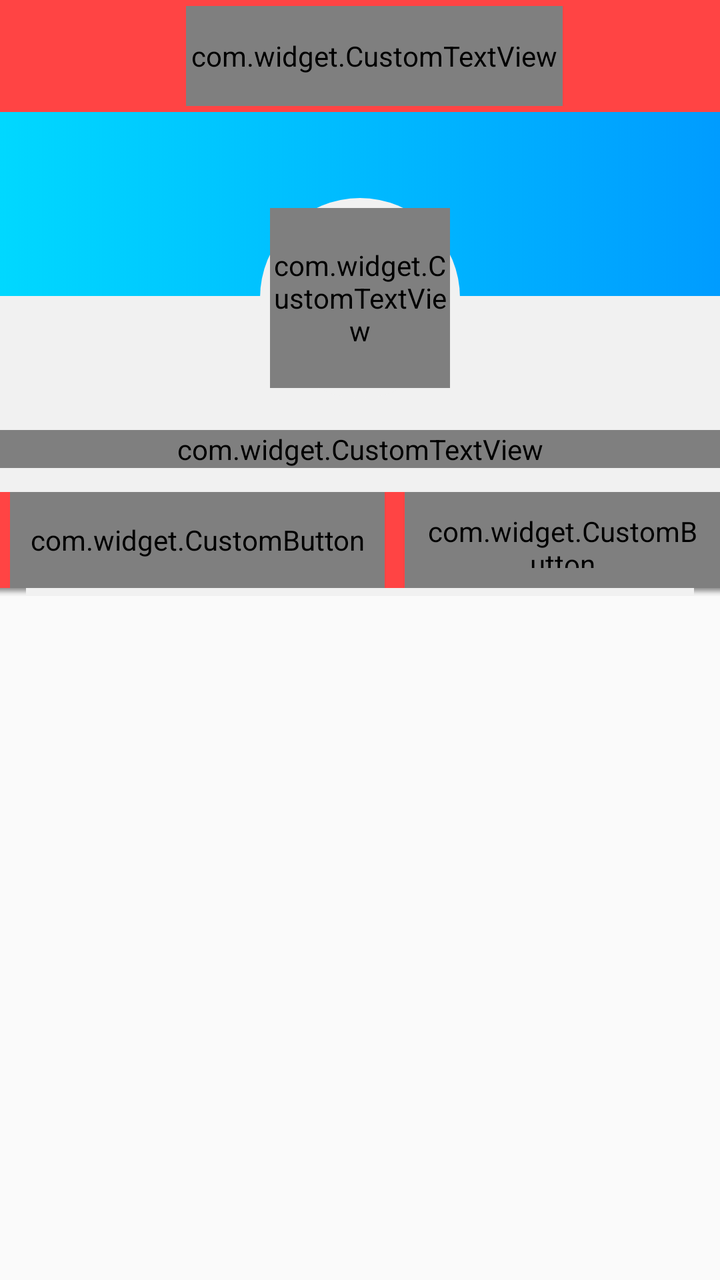
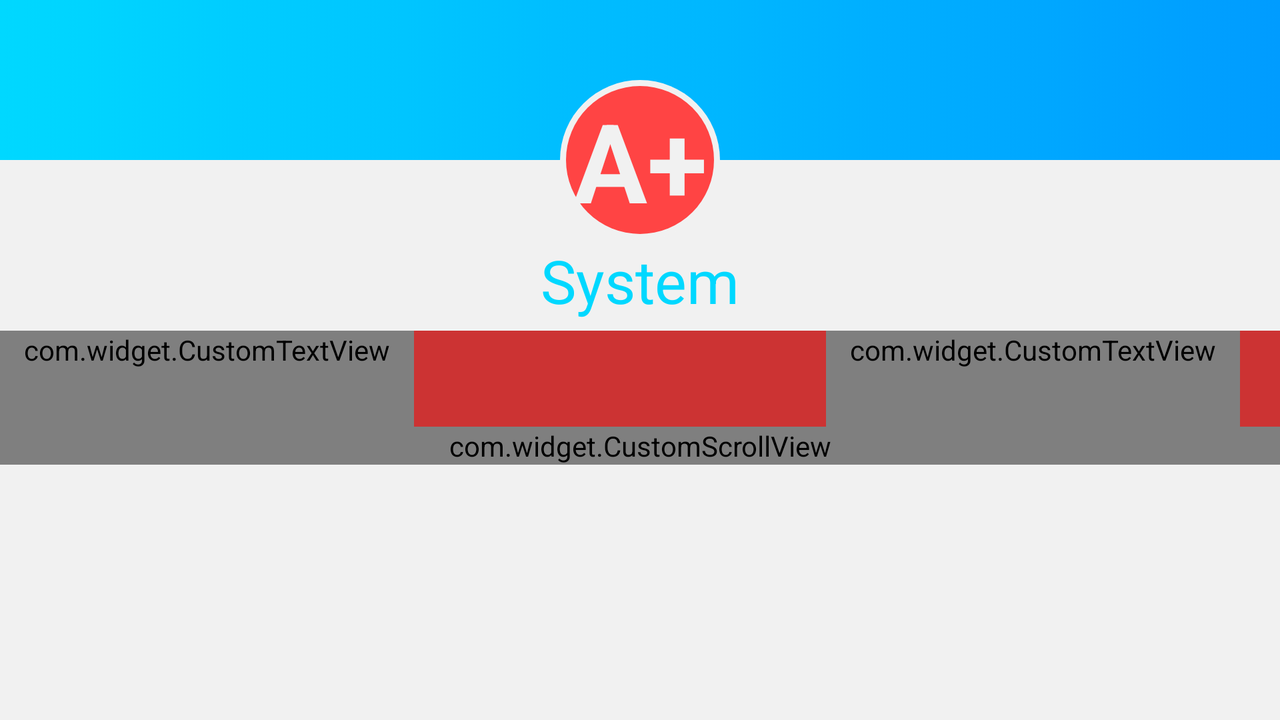

Two renders of one Android screen. The first uses the default layout on a phone; the second uses the alternative layout the repository ships for a different screen configuration, on a matching device. The two XML files are below.
<!-- AndroidManifest.xml: application theme AppTheme -->
<!-- res/layout/fragment_profile.xml -->
<?xml version="1.0" encoding="utf-8"?>
<FrameLayout xmlns:android="http://schemas.android.com/apk/res/android"
    xmlns:app="http://schemas.android.com/apk/res-auto"
    android:layout_width="match_parent"
    android:layout_height="match_parent">

    <RelativeLayout
        android:id="@+id/pager"
        android:layout_width="match_parent"
        android:layout_height="match_parent">

        <ViewSwitcher
            android:id="@+id/view_switcher"
            android:layout_width="fill_parent"
            android:layout_height="wrap_content">

            <ListView
                android:id="@+id/listView"
                android:layout_width="fill_parent"
                android:layout_height="wrap_content"
                android:layout_marginBottom="5dip"
                android:layout_marginLeft="5dip"
                android:layout_marginRight="5dip"
                android:layout_marginTop="5dip"
                android:background="@drawable/panel"
                android:divider="@null"
                android:listSelector="@android:color/transparent"
                android:scrollbars="none" />

            <GridView
                android:id="@+id/grid_view"
                android:layout_width="fill_parent"
                android:layout_height="fill_parent"
                android:columnWidth="90dp"
                android:gravity="center"
                android:horizontalSpacing="0dip"
                android:numColumns="2"
                android:stretchMode="columnWidth"
                android:verticalSpacing="2.5dip" />
        </ViewSwitcher>
    </RelativeLayout>

    <FrameLayout
        android:id="@+id/header"
        android:layout_width="match_parent"
        android:layout_height="@dimen/header_height">

        <ImageView
            android:id="@+id/header_picture"
            android:layout_width="match_parent"
            android:layout_height="match_parent"
            android:src="@drawable/gradient_background"
            android:layout_marginBottom="10dip" />


        <RelativeLayout
            android:layout_width="match_parent"
            android:layout_height="150dip"
            android:layout_gravity="bottom"
            android:background="#f1f1f1">

        <ImageView
                android:layout_width="match_parent"
                android:layout_height="48dip"
                android:layout_alignParentBottom="true"
                android:layout_gravity="bottom"
                android:background="@drawable/tab_background" />
        </RelativeLayout>

        <com.widget.CustomTextView
            android:id="@+id/username"
            android:layout_width="fill_parent"
            android:layout_height="wrap_content"
            android:layout_alignParentBottom="true"
            android:layout_centerHorizontal="true"
            android:layout_centerVertical="true"
            android:layout_marginTop="215dip"
            android:gravity="center"
            android:text="@string/dummy_name"
            android:textColor="#2e2e2e"
            android:textSize="25sp"
            app:font="MuseoSansRounded-700.otf" />
    </FrameLayout>

    <RelativeLayout
        android:layout_width="fill_parent"
        android:layout_height="@dimen/header_height"
        android:orientation="horizontal">

        <LinearLayout
            android:id="@+id/actionbar"
            android:layout_width="fill_parent"
            android:layout_height="@dimen/abc_action_bar_default_height_material"
            android:background="@color/holo_red_light">

            <ImageView
                android:layout_width="38dip"
                android:layout_height="fill_parent"
                android:layout_gravity="center"
                android:visibility="visible" />

            <LinearLayout
                android:id="@+id/header_logos"
                android:layout_width="42dip"
                android:layout_height="42dip"
                android:layout_gravity="center"
                android:layout_marginBottom="10dip"
                android:layout_marginLeft="10dip"
                android:layout_marginTop="10dip"
                android:background="@drawable/white_background"
                android:visibility="invisible">


                <com.widget.CustomTextView
                    android:layout_width="fill_parent"
                    android:layout_height="fill_parent"
                    android:layout_margin="3dip"
                    android:background="@drawable/blood_avatar"
                    android:gravity="center"
                    android:text="A+"
                    app:font="MuseoSansRounded-700.otf" />
            </LinearLayout>

            <com.widget.CustomTextView
                android:id="@+id/username_title"
                android:layout_width="wrap_content"
                android:layout_height="fill_parent"
                android:layout_margin="3dip"
                android:gravity="center"
                android:text="@string/dummy_name"
                android:layout_marginLeft="5dip"
                android:padding="2.5dip"
                android:textColor="#ffffff"
                android:textSize="20sp"
                app:font="MuseoSansRounded-700.otf" />
        </LinearLayout>

        <LinearLayout
            android:id="@+id/header_logo"
            android:layout_width="@dimen/header_logo_size"
            android:layout_height="@dimen/header_logo_size"
            android:layout_centerHorizontal="true"
            android:layout_centerVertical="true"
            android:layout_gravity="center"
            android:layout_margin="10dip"
            android:background="@drawable/white_background"
            android:visibility="visible">

            <com.widget.CustomTextView
                android:layout_width="fill_parent"
                android:layout_height="fill_parent"
                android:layout_margin="5dip"
                android:background="@drawable/blood_avatar"
                android:gravity="center"
                android:text="AB+"
                android:textColor="#f1f1f1"
                android:textSize="42dip"
                app:font="MuseoSansRounded-700.otf" />

        </LinearLayout>

        <LinearLayout
            android:id="@+id/tabs"
            android:layout_width="match_parent"
            android:layout_height="48dip"
            android:layout_alignParentBottom="true"
            android:layout_gravity="bottom"
            android:layout_marginBottom="4dip"
            android:background="@color/holo_red_light"
            android:orientation="horizontal"
            android:paddingLeft="5dip">

        </LinearLayout>

        <com.widget.CustomButton
            android:id="@+id/profile_button"
            android:layout_width="wrap_content"
            android:layout_height="48dip"
            android:layout_alignParentBottom="true"
            android:layout_marginBottom="4dip"
            android:layout_marginLeft="5dip"
            android:background="@drawable/tab_button"
            android:padding="10dip"
            android:selectAllOnFocus="true"
            android:text="Profile"
            android:textColor="#e5e5e5"
            app:font="MuseoSansRounded-300.otf" />

        <com.widget.CustomButton
            android:id="@+id/donation_record_button"
            android:layout_width="wrap_content"
            android:layout_height="48dip"
            android:layout_alignParentBottom="true"
            android:layout_marginBottom="4dip"
            android:layout_marginLeft="10dip"
            android:layout_toRightOf="@+id/profile_button"
            android:background="@drawable/tab_button"
            android:padding="10dip"
            android:text="Donation Record"
            android:textColor="#e5e5e5"
            app:font="MuseoSansRounded-300.otf" />

    </RelativeLayout>

</FrameLayout>
<!-- resources referenced by this layout -->
<resources>
  <color name="holo_red_light">#ffff4444</color>
  <dimen name="header_height">298dp</dimen>
  <dimen name="header_logo_size">100dp</dimen>
  <!-- drawable blood_avatar (drawable) -->
  <?xml version="1.0" encoding="utf-8"?>
  <layer-list xmlns:android="http://schemas.android.com/apk/res/android" >
  
      
      <item>
          <shape
              android:dither="true"
              android:shape="oval" >
              <solid android:color="@color/holo_red_light" />
          </shape>
      </item>
  
  </layer-list>
  <!-- drawable gradient_background (drawable) -->
  <?xml version="1.0" encoding="utf-8"?>
  <layer-list xmlns:android="http://schemas.android.com/apk/res/android" >
  
      <item>
          <shape
              android:dither="true"
              android:shape="rectangle" >
  
  
              <gradient
                  android:endColor="#00d8ff"
                  android:startColor="#009cff"
                  android:angle="180" />
          </shape>
      </item>
  
  </layer-list>
  <!-- drawable tab_background (drawable) -->
  <?xml version="1.0" encoding="utf-8"?>
  <layer-list xmlns:android="http://schemas.android.com/apk/res/android">
  
      <item>
          <nine-patch android:src="@drawable/list_shadow" />
  
      </item>
      <item>
          <shape
              android:dither="true"
              android:shape="rectangle">
              <solid android:color="#00e5e5e5" />
  
          </shape>
      </item>
  
  </layer-list>
  <!-- drawable white_background (drawable) -->
  <?xml version="1.0" encoding="utf-8"?>
  <layer-list xmlns:android="http://schemas.android.com/apk/res/android" >
  
      <item>
          <shape
              android:dither="true"
              android:shape="oval" >
              <solid android:color="#f1f1f1"/>
          </shape>
      </item>
  
  </layer-list>
  <string name="dummy_name">System</string>
  <!-- from res/values-v14/ -->
  <style name="AppTheme" parent="AppBaseTheme">
          
  
      </style>
  <!-- drawable tab_button_pressed (drawable) -->
  <?xml version="1.0" encoding="utf-8"?>
  <layer-list xmlns:android="http://schemas.android.com/apk/res/android">
  
      <item>
          <shape
              android:dither="true"
              android:shape="rectangle">
              <solid android:color="@color/holo_red_dark" />
  
          </shape>
      </item>
      <item android:bottom="5dip">
          <shape
              android:dither="true"
              android:shape="rectangle">
              <solid android:color="@color/holo_red_dark" />
              <padding android:bottom="2dip" />
          </shape>
      </item>
  
  </layer-list>
  <!-- drawable tab_button_selected (drawable) -->
  <?xml version="1.0" encoding="utf-8"?>
  <layer-list xmlns:android="http://schemas.android.com/apk/res/android">
  
      <item>
          <shape
              android:dither="true"
              android:shape="rectangle">
              <solid android:color="@color/holo_blue_dark" />
  
          </shape>
      </item>
      <item android:bottom="5dip">
          <shape
              android:dither="true"
              android:shape="rectangle">
              <solid android:color="@color/holo_red_light" />
              <padding android:bottom="2dip" />
          </shape>
      </item>
  
  </layer-list>
  <!-- drawable tab_button_default (drawable) -->
  <?xml version="1.0" encoding="utf-8"?>
  <layer-list xmlns:android="http://schemas.android.com/apk/res/android">
  
      <item>
          <shape
              android:dither="true"
              android:shape="rectangle">
              <solid android:color="@color/holo_red_light" />
  
          </shape>
      </item>
      <item android:bottom="5dip">
          <shape
              android:dither="true"
              android:shape="rectangle">
              <solid android:color="@color/holo_red_light" />
              <padding android:bottom="2dip" />
          </shape>
      </item>
  
  </layer-list>
  <!-- from res/values-v14/ -->
  <style name="AppBaseTheme" parent="@style/Theme.AppCompat.Light">
          
      </style>
  <color name="holo_red_dark">#ffcc0000</color>
  <color name="holo_blue_dark">#ff0099cc</color>
</resources>
<!-- res/layout-land/fragment_profile.xml (the repository's variant of the layout above) -->
<!-- drawn on the phone turned sideways -->
<?xml version="1.0" encoding="utf-8"?>
<RelativeLayout xmlns:android="http://schemas.android.com/apk/res/android"
    android:id="@id/profile_container"
    android:layout_width="match_parent"
    android:layout_height="match_parent"
    android:background="#f1f1f1">

    <ImageView
        android:id="@id/gradient_profile_background"
        android:layout_width="match_parent"
        android:layout_height="80dip"
        android:layout_alignParentLeft="true"
        android:layout_alignParentTop="true"
        android:contentDescription="@null"
        android:src="@drawable/gradient_background" />

    <LinearLayout
        android:id="@id/linearLayout1"
        android:layout_width="80dip"
        android:layout_height="80dip"
        android:layout_alignParentTop="true"
        android:layout_centerHorizontal="true"
        android:layout_marginTop="40dp"
        android:background="@drawable/white_background">

        <TextView
            android:id="@id/avatar"
            android:layout_width="match_parent"
            android:layout_height="match_parent"
            android:layout_margin="3dip"
            android:background="@drawable/blood_avatar"
            android:contentDescription="@null"
            android:gravity="center"
            android:scaleType="fitCenter"
            android:text="@string/dummy_blood_group_ID"
            android:textColor="#f1f1f1"
            android:textSize="55sp"
            android:textStyle="bold" />
    </LinearLayout>

    <TextView
        android:id="@id/username"
        android:layout_width="wrap_content"
        android:layout_height="wrap_content"
        android:layout_below="@id/linearLayout1"
        android:layout_centerHorizontal="true"
        android:text="@string/dummy_name"
        android:textAppearance="?android:attr/textAppearanceLarge"
        android:textColor="#00d8ff"
        android:textSize="30sp" />

    <LinearLayout
        android:id="@id/profile_details_header_holder"
        android:layout_width="match_parent"
        android:layout_height="wrap_content"
        android:layout_alignParentLeft="true"
        android:layout_alignParentRight="true"
        android:layout_below="@id/username"
        android:layout_marginTop="5dip"
        android:background="#00000000"
        android:orientation="vertical">

        <include
            android:id="@+id/profile_details"
            layout="@layout/profile_details"
            android:layout_width="match_parent"
            android:layout_height="match_parent">

        </include>
    </LinearLayout>

</RelativeLayout>
<!-- res/layout/profile_details.xml (included above) -->
<?xml version="1.0" encoding="utf-8"?>
<merge xmlns:android="http://schemas.android.com/apk/res/android"
    xmlns:app="http://schemas.android.com/apk/res/android">

    <LinearLayout
        android:layout_width="match_parent"
        android:layout_height="match_parent"
        android:orientation="vertical">

        <RelativeLayout
            android:id="@id/profile_header_holder"
            android:layout_width="match_parent"
            android:layout_height="wrap_content"
            android:layout_gravity="center"
            android:background="#cc3333"
            android:orientation="horizontal">

            <com.widget.CustomTextView
                android:id="@id/profile_details"
                style="@style/ActionBarButtonStyle"
                android:layout_width="wrap_content"
                android:layout_height="wrap_content"
                android:layout_alignParentLeft="true"
                android:clickable="false"
                android:gravity="left|center"
                android:text="@string/profile_details"
                android:textColor="#f8f8f8"
                android:textSize="22sp"
                android:textStyle="bold"
                app:font="MuseoSansRounded-700.otf" />

            <com.widget.CustomTextView
                android:id="@id/profile_edit"
                style="@style/ActionBarButtonStyle"
                android:layout_width="wrap_content"
                android:layout_height="wrap_content"
                android:layout_alignParentRight="true"
                android:layout_marginRight="20dip"
                android:clickable="true"
                android:gravity="right|center"
                android:text="@string/profile_edit"
                android:textColor="#f8f8f8"
                android:textSize="22sp"
                android:textStyle="bold"
                app:font="MuseoSansRounded-700.otf" />
        </RelativeLayout>

        <com.widget.CustomScrollView
            android:id="@id/profile_details_scroll_view"
            android:layout_width="match_parent"
            android:layout_height="wrap_content"
            android:background="#f9f9f9">

            <LinearLayout
                android:id="@id/profile_details_holder"
                android:layout_width="match_parent"
                android:layout_height="wrap_content"
                android:layout_margin="10dip"
                android:orientation="vertical">

                <com.widget.CustomTextView
                    app:font="MuseoSansRounded-700.otf"
                    android:id="@id/profile_full_name_show"
                    android:layout_width="match_parent"
                    android:layout_height="wrap_content"
                    android:text="@string/full_name"
                    android:textSize="22sp"
                    android:textStyle="bold" />

                <com.widget.CustomTextView
                    app:font="MuseoSansRounded-300.otf"
                    android:id="@id/profile_full_name"
                    android:layout_width="match_parent"
                    android:layout_height="wrap_content"
                    android:layout_marginTop="5dip"
                    android:text="@string/dummy_full_name"
                    android:textSize="18sp" />

                <LinearLayout
                    android:id="@id/profile_number_divider"
                    android:layout_width="match_parent"
                    android:layout_height="1dip"
                    android:layout_margin="10dip"
                    android:background="@drawable/feed__list_item_background"
                    android:orientation="vertical" />

                <com.widget.CustomTextView
                    app:font="MuseoSansRounded-700.otf"
                    android:id="@id/profile_mobile_number_show"
                    android:layout_width="match_parent"
                    android:layout_height="wrap_content"
                    android:text="@string/mobile_number"
                    android:textSize="22sp"
                    android:textStyle="bold" />

                <com.widget.CustomTextView
                    android:id="@id/profile_mobile_number"
                    android:layout_width="match_parent"
                    app:font="MuseoSansRounded-300.otf"
                    android:layout_height="wrap_content"
                    android:layout_marginTop="5dip"
                    android:text="@string/dummy_mobile_number_ID"
                    android:textSize="18sp" />

                <LinearLayout
                    android:id="@id/profile_area_divider"
                    android:layout_width="match_parent"
                    android:layout_height="1dip"
                    android:layout_margin="10dip"
                    android:background="@drawable/feed__list_item_background"
                    android:orientation="vertical" />

                <com.widget.CustomTextView
                    app:font="MuseoSansRounded-700.otf"
                    android:id="@id/profile_area_name_show"
                    android:layout_width="match_parent"
                    android:layout_height="wrap_content"
                    android:text="@string/area_name"
                    android:textSize="22sp"
                    android:textStyle="bold" />

                <com.widget.CustomTextView
                    app:font="MuseoSansRounded-300.otf"
                    android:id="@id/profile_area_name"
                    android:layout_width="match_parent"
                    android:layout_height="wrap_content"
                    android:layout_marginTop="5dip"
                    android:text="@string/dummy_area_name_ID"
                    android:textSize="18sp" />

                <LinearLayout
                    android:id="@id/profile_blood_group_divider"
                    android:layout_width="match_parent"
                    android:layout_height="1dip"
                    android:layout_margin="10dip"
                    android:background="@drawable/feed__list_item_background"
                    android:orientation="vertical" />

                <com.widget.CustomTextView
                    app:font="MuseoSansRounded-700.otf"
                    android:id="@id/profile_blood_group_show"
                    android:layout_width="match_parent"
                    android:layout_height="wrap_content"
                    android:text="@string/blood_group"
                    android:textSize="22sp"
                    android:textStyle="bold" />

                <com.widget.CustomTextView
                    app:font="MuseoSansRounded-300.otf"
                    android:id="@id/profile_blood_group"
                    android:layout_width="match_parent"
                    android:layout_height="wrap_content"
                    android:layout_marginTop="5dip"
                    android:text="@string/dummy_blood_group_ID"
                    android:textSize="18sp" />

                <LinearLayout
                    android:id="@+id/profile_blood_donation_divider"
                    android:layout_width="match_parent"
                    android:layout_height="1dip"
                    android:layout_margin="10dip"
                    android:background="@drawable/feed__list_item_background"
                    android:orientation="vertical" />

                <com.widget.CustomTextView
                    app:font="MuseoSansRounded-700.otf"
                    android:id="@+id/profile_blood_donation_show"
                    android:layout_width="match_parent"
                    android:layout_height="wrap_content"
                    android:text="@string/total_donation"
                    android:textSize="22sp"
                    android:textStyle="bold" />

                <com.widget.CustomTextView
                    app:font="MuseoSansRounded-300.otf"
                    android:id="@+id/profile_blood_donation"
                    android:layout_width="match_parent"
                    android:layout_height="wrap_content"
                    android:layout_marginTop="5dip"
                    android:text="@string/dummy_blood_group_ID"
                    android:textSize="18sp" />

                <LinearLayout
                    android:layout_width="match_parent"
                    android:layout_height="10dip"
                    android:background="#00000000"
                    android:orientation="vertical" />
            </LinearLayout>
        </com.widget.CustomScrollView>
    </LinearLayout>
</merge>
<!-- resources referenced by the variant -->
<!-- as the phone turned sideways resolves them -->
<resources>
  <!-- drawable blood_avatar (drawable) -->
  <?xml version="1.0" encoding="utf-8"?>
  <layer-list xmlns:android="http://schemas.android.com/apk/res/android" >
  
      
      <item>
          <shape
              android:dither="true"
              android:shape="oval" >
              <solid android:color="@color/holo_red_light" />
          </shape>
      </item>
  
  </layer-list>
  <!-- drawable feed__list_item_background (drawable) -->
  <?xml version="1.0" encoding="utf-8"?>
  <layer-list xmlns:android="http://schemas.android.com/apk/res/android" >
  
      <item>
          <shape
              android:dither="true"
              android:shape="rectangle" >
              <corners android:radius="3.0dip" />
  
              <solid android:color="#55444444" />
  
              <padding
                  android:bottom="2.5dip"
                  android:left="0.7sp"
                  android:right="0.7sp"
                  android:top="0.7sp" />
          </shape>
      </item>
      <item>
          <shape
              android:dither="true"
              android:shape="rectangle" >
              <corners android:radius="3.0dip" />
  
              <solid android:color="#fffafafa" />
          </shape>
      </item>
  
  </layer-list>
  <!-- drawable gradient_background (drawable) -->
  <?xml version="1.0" encoding="utf-8"?>
  <layer-list xmlns:android="http://schemas.android.com/apk/res/android" >
  
      <item>
          <shape
              android:dither="true"
              android:shape="rectangle" >
  
  
              <gradient
                  android:endColor="#00d8ff"
                  android:startColor="#009cff"
                  android:angle="180" />
          </shape>
      </item>
  
  </layer-list>
  <!-- drawable white_background (drawable) -->
  <?xml version="1.0" encoding="utf-8"?>
  <layer-list xmlns:android="http://schemas.android.com/apk/res/android" >
  
      <item>
          <shape
              android:dither="true"
              android:shape="oval" >
              <solid android:color="#f1f1f1"/>
          </shape>
      </item>
  
  </layer-list>
  <string name="area_name">District</string>
  <string name="blood_group">Blood group</string>
  <string name="dummy_area_name_ID">Dhaka</string>
  <string name="dummy_blood_group_ID">A+</string>
  <string name="dummy_full_name">Android System</string>
  <string name="dummy_mobile_number_ID">1*********</string>
  <string name="dummy_name">System</string>
  <string name="full_name">Full Name</string>
  <string name="mobile_number">Mobile Number</string>
  <string name="profile_details">Profile Details</string>
  <string name="profile_edit">Edit</string>
  <string name="total_donation">মোট রক্তদান</string>
  <!-- from res/values-v14/ -->
  <style name="ActionBarButtonStyle" parent="@style/Widget.AppCompat.Light.ActionButton" />
  <!-- from res/values-v14/ -->
  <style name="AppTheme" parent="AppBaseTheme">
          
  
      </style>
  <color name="holo_red_light">#ffff4444</color>
  <!-- from res/values-v14/ -->
  <style name="AppBaseTheme" parent="@style/Theme.AppCompat.Light">
          
      </style>
</resources>
